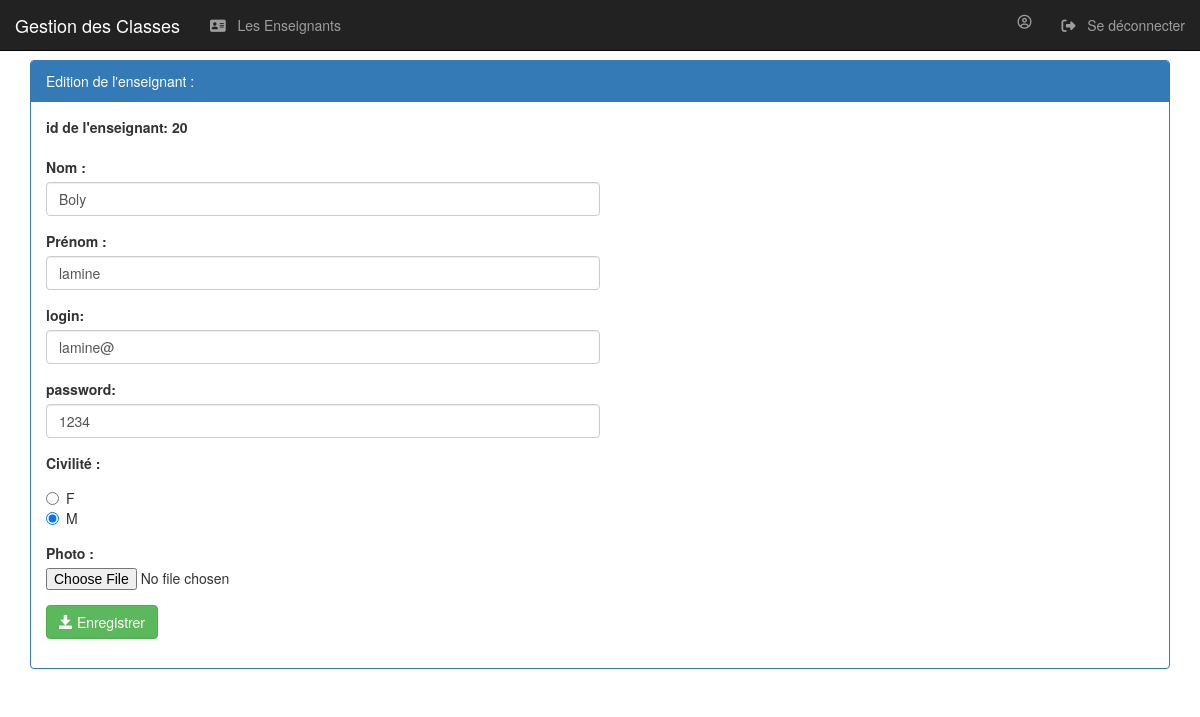
The app's page /editerEnseignant.php?idS=20 (signed in) with its own data.
### tables this page shows
CREATE TABLE `enseignant` (
  `idEnseignant` int(11) NOT NULL,
  `nom` varchar(50) DEFAULT NULL,
  `prenom` varchar(50) DEFAULT NULL,
  `login` varchar(100) NOT NULL,
  `password` varchar(100) NOT NULL,
  `civilite` varchar(1) DEFAULT NULL,
  `photo` varchar(100) DEFAULT NULL
);

### editerEnseignant.php (the view, shortened to what this page needs)
<?php
    require_once('connexiondb.php');
    $idS=isset($_GET['idS'])?$_GET['idS']:0;
    $requeteS="select * from enseignant where idEnseignant=$idS";
    $resultatS=$pdo->query($requeteS);
    $stagiaire=$resultatS->fetch();
    $nom=$stagiaire['nom'];
    $prenom=$stagiaire['prenom'];
    $login=$stagiaire['login'];
    $password=$stagiaire['password'];
    $civilite=($stagiaire['civilite']);
?>
<HTML>
    <head>
        <link rel="stylesheet" type="text/css" href="css/bootstrap.min.css">
        <link rel="stylesheet" type="text/css" href="css/monstyle.css">
        <link rel="stylesheet" href="https://maxcdn.bootstrapcdn.com/bootstrap/3.4.0/css/bootstrap.min.css">
    </head>
    <body>
         <nav class="navbar navbar-inverse navbar-fixed-top">
	<div class="container-fluid">
		<div class="navbar-header">
			<a href="classe.php" class="navbar-brand">Gestion des Classes</a>
		</div>
		<ul class="nav navbar-nav">
			<li><a href="enseignant.php">
                    <i class="fa fa-vcard"></i>
                    &nbsp Les Enseignants
                </a>
            </li>
		</ul>
		<ul class="nav navbar-nav navbar-right">
			<li>
				<a href="editerEtudiant.php?id=<?php echo $_SESSION['user']['idAdmin'] ?>">
                    <i class="fa fa-user-circle-o"></i>
				</a>
			</li>
			<li>
				<a href="seDeconnecter.php">
                    <i class="fa fa-sign-out"></i>
					&nbsp Se déconnecter
				</a>
			</li>
		</ul>
	</div>
</nav>
        <div class="container">
             <div class="panel panel-primary margetop60">
                <div class="panel-heading">Edition de l'enseignant :</div>
                <div class="panel-body">
                    <form method="post" action="updateEnseignant.php" class="form" style="width:50%;  enctype="multipart/form-data">
						<div class="form-group">
                             <label for="idS">id de l'enseignant: <?php echo $idS ?></label>
                        </div>
                        <div class="form-group">
                             <label for="nom">Nom :</label>
                            <input type="text" name="nom" placeholder="Nom" class="form-control"
                            value="<?php echo $nom ?>"/>
                        </div>
                        <div class="form-group">
                             <label for="prenom">Prénom :</label>
                            <input type="text" name="prenom" placeholder="Prénom" class="form-control"
                                   value="<?php echo $prenom ?>"/>
                        </div>
                        <div class="form-group">
                             <label for="nom">login:</label>
                            <input type="text" name="login" placeholder="login" class="form-control"
                            value="<?php echo $login ?>"/>
                        </div>
                        <div class="form-group">
                             <label for="prenom">password:</label>
                            <input type="text" name="pwd" placeholder="password" class="form-control"
                                   value="<?php echo $password ?>"/>
                        </div>
                        <div class="form-group">
                            <label for="civilite">Civilité :</label>
                            <div class="radio">
                                <label><input type="radio" name="civilite" value="F"
                                    <?php if($civilite==="F")echo "checked" ?> checked/> F </label><br>
                                <label><input type="radio" name="civilite" value="M"
                                    <?php if($civilite==="M")echo "checked" ?>/> M </label>
                            </div>
                        </div>
                        <div class="form-group">
                             <label for="photo">Photo :</label>
                            <input type="file" name="photo" />
                        </div>
				        <button type="submit" class="btn btn-success">
                            <span class="glyphicon glyphicon-save"></span>
                            Enregistrer
                        </button>
					</form>
                </div>
            </div>
        </div>
    </body>
</HTML>

### css/monstyle.css (style rules this page uses)
.margetop60 { margin-top: 60px; }
body { background-color: rgb(240, 238, 238); font-size: 16px; }

### records on screen
enseignant: nom "Boly", prenom "lamine", login "lamine@", pwd "1234", civilite "☐ F", civilite "☑ M"

### other values on screen
$idS "20"
